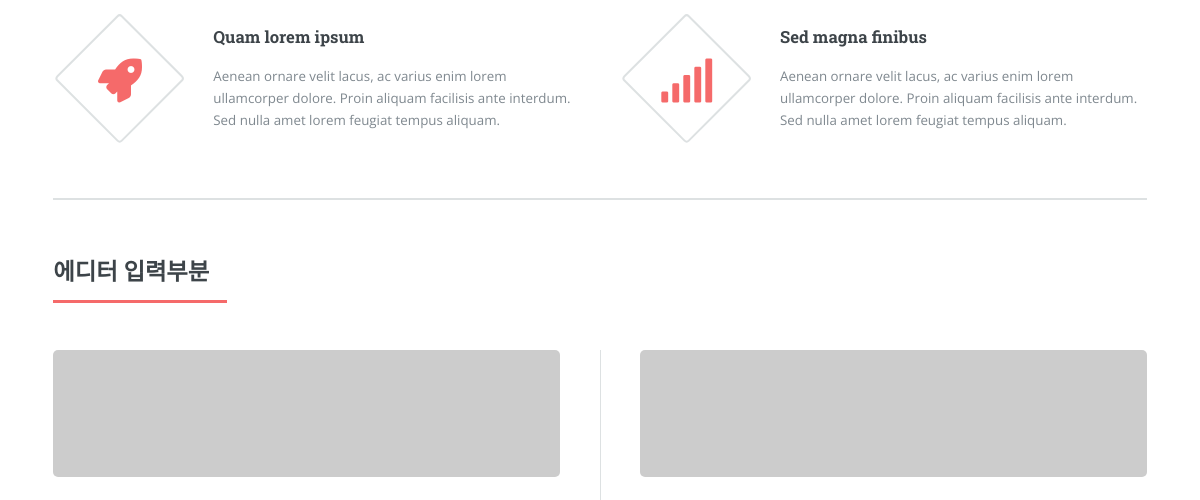
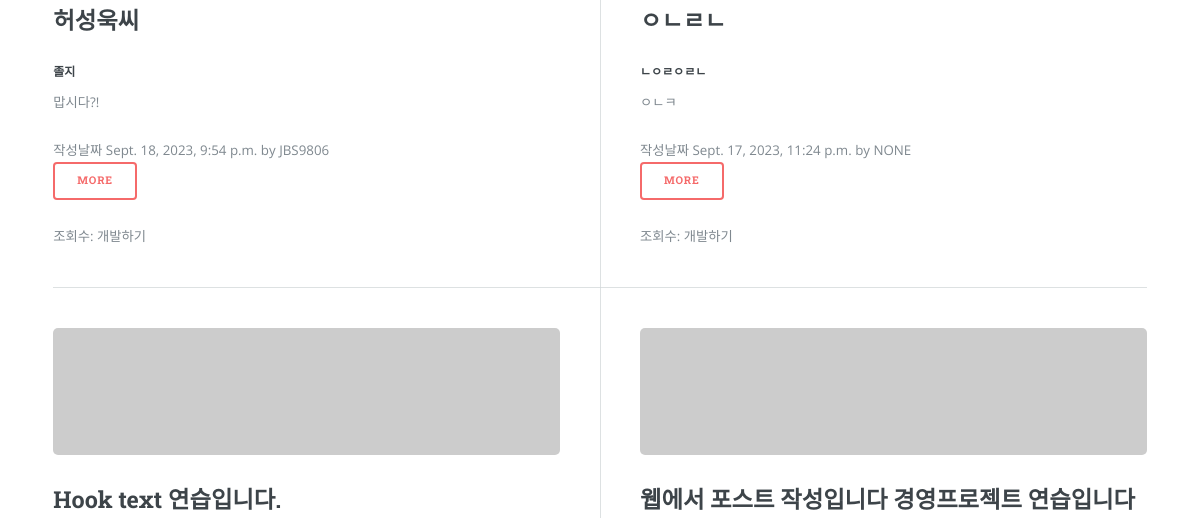
Before: /teamangel/ (middle part) with the older database file (2 pictures, top to bottom).
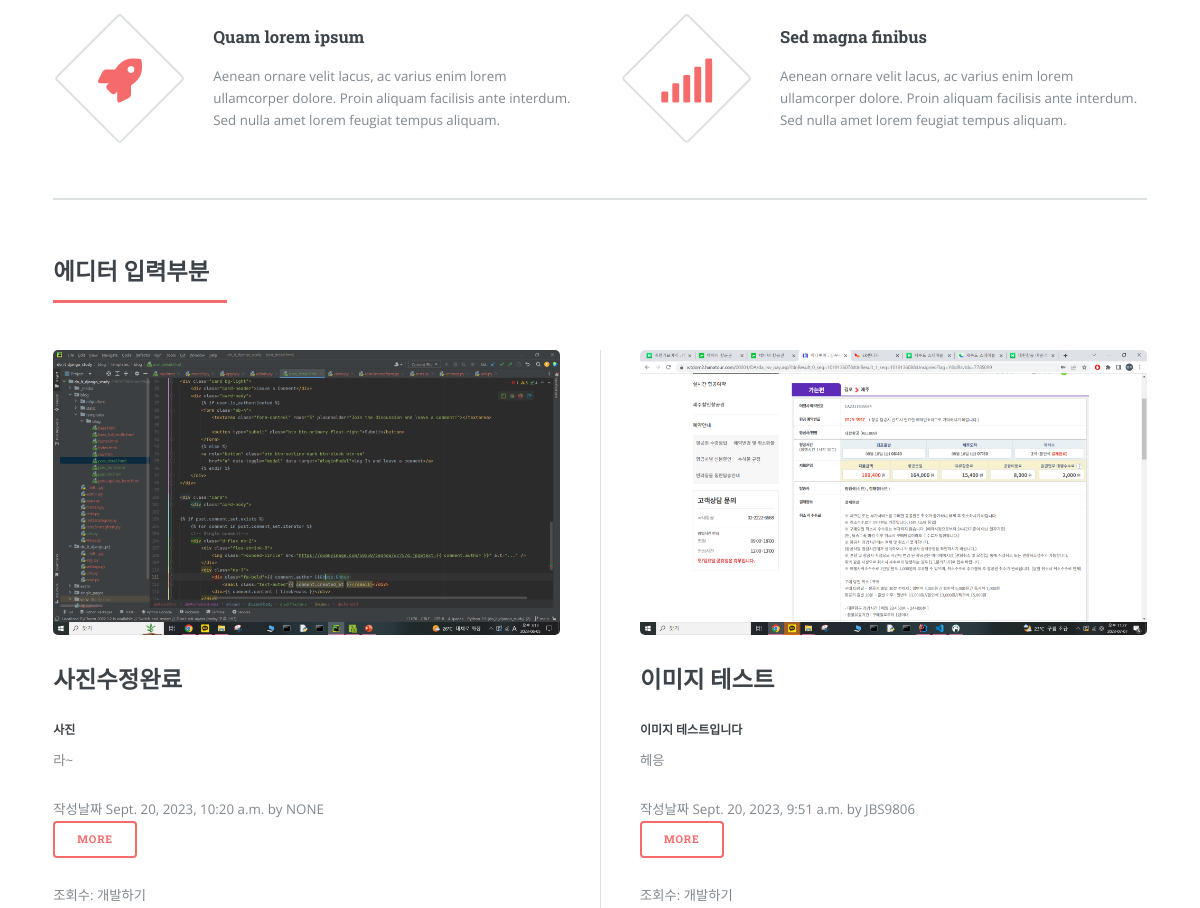
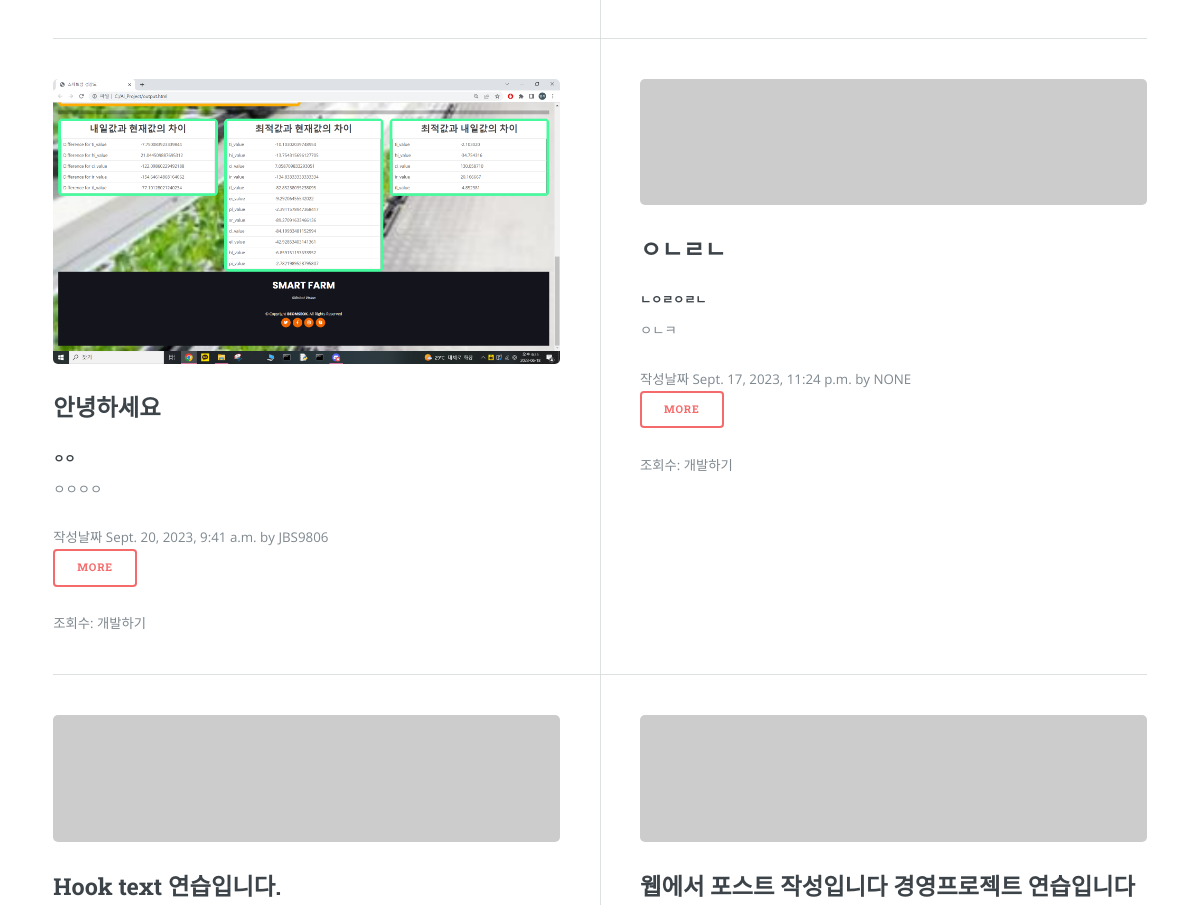
After: the same page with the newer database file (2 pictures, top to bottom).
### teamangel/models.py (models this page shows, shortened)
class Post(models.Model):
    title = models.CharField(max_length=30)
    hook_text = models.CharField(max_length=100, blank=True)
    content = models.TextField()
    head_image = models.ImageField(upload_to='teamangel/images/%Y/%m/%d', blank=True)  # 이미지 폴더 지정하기
    file_upload = models.FileField(upload_to='teamangel/files/%Y/%m/%d', blank=True)  # 포스트에 파일 올리기
    created_at = models.DateTimeField(auto_now_add=True)
    updated_at = models.DateTimeField(auto_now=True)
    author = models.ForeignKey(User, null=True, on_delete=models.SET_NULL)
    category = models.ForeignKey(Category, null=True, blank=True, on_delete=models.SET_NULL)
    def get_absolute_url(self):
        return f'/teamangel/{self.pk}/'

### teamangel/views.py (the view)
# urls.py: path('', views.PostList.as_view()),
class PostList(ListView):
    model = Post
    ordering = '-pk' #ListView로 포스트 목록 페이지 만들기
    def get_context_data(self, **kwargs):
        context = super(PostList, self).get_context_data()  # post_list
        context['categories'] = Category.objects.all()
        context['comment_form'] = CommentForm
        context['no_category_post_count'] = Post.objects.filter(category=None).count()
        return context  # -> post_list.html

### teamangel/models.py (called while the page is built)
    def __str__(self):
        return self.name

    def get_absolute_url(self):
        return f'/teamangel/category/{self.slug}/'

### teamangel/templates/teamangel/post_list.html (shortened to what this page needs)
<!DOCTYPE html>
{% load static %}
<html lang="ko">
<head>
    <link rel="stylesheet" href="{% static 'teamangel/assets/css/main.css' %}" media="screen">
</head>
<body class="is-preload">
			<div id="wrapper">
					<div id="main">
						<div class="inner">
								<section>
									<div class="features">
										<article>
											<span class="icon solid fa-rocket"></span>
											<div class="content">
												<h3>Quam lorem ipsum</h3>
												<p>Aenean ornare velit lacus, ac varius enim lorem ullamcorper dolore. Proin aliquam facilisis ante interdum. Sed nulla amet lorem feugiat tempus aliquam.</p>
											</div>
										</article>
										<article>
											<span class="icon solid fa-signal"></span>
											<div class="content">
												<h3>Sed magna finibus</h3>
												<p>Aenean ornare velit lacus, ac varius enim lorem ullamcorper dolore. Proin aliquam facilisis ante interdum. Sed nulla amet lorem feugiat tempus aliquam.</p>
											</div>
										</article>
									</div>
								</section>
							<section>
								<header class="major">
									<h2>에디터 입력부분</h2>
								</header>
								<div class="posts">
									{% for p in post_list %}
									<article>
										{% if p.head_image %}
											<span class="image"><img src="{{ p.head_image.url }}" alt="{{ p.title }} head-image" /></span>
										{% else %}
											<span class="image"><img src="https://picsum.photos/seed/{{ p.id }}/800/200" alt="random-image" /></span>
										{% endif %}
										<h2>{{ p.title }}</h2>
										{% if p.hook_text %}
											<h5 class="text-muted">{{ p.hook_text }}</h5>
										{% endif %}
										<p>{{ p.content | truncatewords:20}}</p>
										<div>작성날짜 {{ p.created_at }} by
										{{ p.author | upper }}</div>
										<ul class="actions">
											<li><a href="{{ p.get_absolute_url }}" class="button">More</a></li>
										</ul>
										<p>조회수: 개발하기</p>
									</article>
									{% endfor %}
								</div>
							</section>
						</div>
					</div>
			</div>
	</body>
</html>

Changed rows visible on the page:
removed Post: title "허성욱씨", hook_text "졸지", content "맙시다?!", created_at "Sept. 18, 2023, 9:54 p.m.", author "JBS9806"
added Post: head_image (picture), title "사진수정완료", hook_text "사진", content "라~", created_at "Sept. 20, 2023, 10:20 a.m.", author "NONE"
added Post: head_image (picture), title "이미지 테스트", hook_text "이미지 테스트입니다", content "헤응", created_at "Sept. 20, 2023, 9:51 a.m.", author "JBS9806"
added Post: head_image (picture), title "안녕하세요", hook_text "ㅇㅇ", content "ㅇㅇㅇㅇ", created_at "Sept. 20, 2023, 9:41 a.m.", author "JBS9806"
